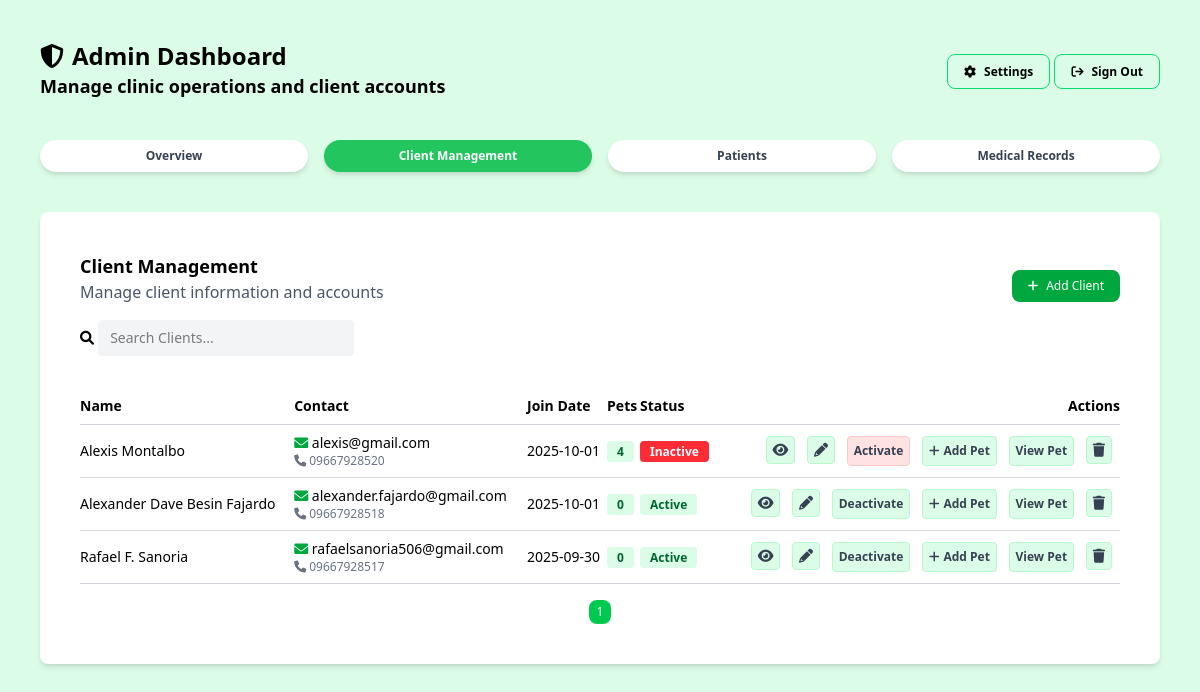
The app's page /admin/client-management.php (signed in), older data.
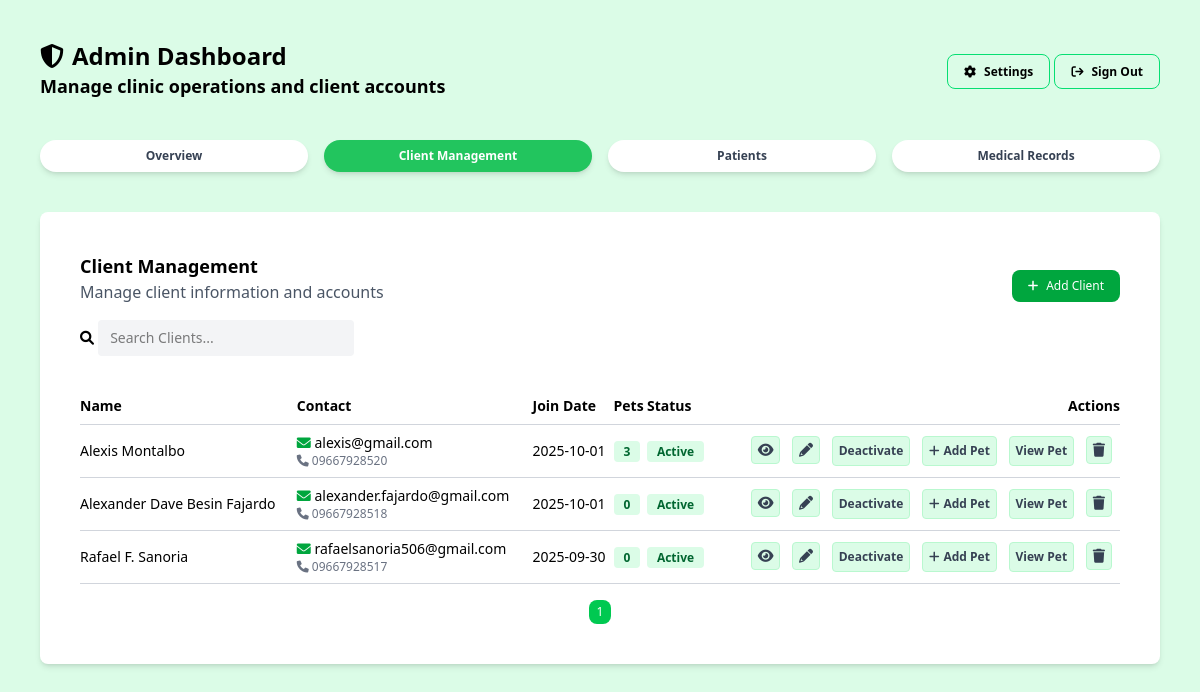
The same page, newer data.
### tables this page shows
CREATE TABLE `owners` (
  `id` bigint(20) NOT NULL,
  `user_id` bigint(20) DEFAULT NULL,
  `name` text NOT NULL,
  `email` text DEFAULT NULL,
  `phone` varchar(32) DEFAULT NULL,
  `emergency` varchar(32) DEFAULT NULL,
  `address` longtext NOT NULL,
  `created_at` timestamp NOT NULL DEFAULT current_timestamp(),
  `status` enum('Active','Inactive') NOT NULL DEFAULT 'Active'
);

### helpers/fetch.php (called while the page is built, shortened)
<?php
function fetchAllData(PDO $pdo, string $query, array $params = []): array
{
    $stmt = $pdo->prepare($query);
    $stmt->execute($params);
    return $stmt->fetchAll(PDO::FETCH_ASSOC);
}

### admin/client-management.php (the view, shortened to what the changed rows need)
<?php
include_once __DIR__ . '/../config/config.php';
require_once __DIR__ . '/../helpers/fetch.php';
?>
<!DOCTYPE html>
<html lang="en">
<head>
    <link rel="stylesheet" href="../assets/css/output.css">
    <link rel="stylesheet" href="../assets/css/global.css">
    <link rel="stylesheet" href="https://cdnjs.cloudflare.com/ajax/libs/font-awesome/6.0.0-beta3/css/all.min.css">
</head>
<body class="bg-green-100 w-full min-h-screen overflow-y-auto">
    <?php include_once '../includes/admin-header.php'; ?>
    <main class="p-10 max-w-[1400px] mx-auto">
        <section class="p-10 bg-white rounded-lg shadow-md">
            <table class="w-full border-collapse">
                <thead>
                    <tr class="text-sm text-left border-b border-gray-300">
                        <th class="font-semibold py-2">Name</th>
                        <th class="font-semibold py-2">Contact</th>
                        <th class="font-semibold py-2">Join Date</th>
                        <th class="font-semibold py-2">Pets</th>
                        <th class="font-semibold py-2">Status</th>
                        <th class="font-semibold py-2 text-right">Actions</th>
                    </tr>
                </thead>
                <tbody id="clientsBody">
                    <?php
                    $clients = fetchAllData($pdo, "SELECT
                                o.id AS owner_id,
                                o.user_id,
                                o.name,
                                o.email,
                                o.emergency,
                                o.phone,
                                o.created_at,
                                o.status,
                                o.address,
                                GROUP_CONCAT(p.name SEPARATOR ', ') AS pets,
                                COUNT(p.id) AS pet_count
                            FROM owners o
                            LEFT JOIN pets p ON o.id = p.owner_id
                            GROUP BY o.id ORDER BY o.created_at DESC
                            ");
                    $status = [
                        'Active' => ['bg' => 'bg-green-100', 'color' => 'text-green-800'],
                        'Inactive' => ['bg' => 'bg-red-500', 'color' => 'text-white']
                    ];
                    foreach ($clients as $client) {
                        $Type = $client['status'];
                        $typeinfo = $status[$Type] ?? ['color' => 'text-gray-700', 'bg' => 'bg-gray-200'];
                        echo '<tr class="border-b border-gray-300 hover:bg-green-50 text-sm text-left">';
                        echo '<td class="py-2">' . htmlspecialchars($client['name']) . '</td>';
                        echo '<td class="py-2 flex flex-col">' . '<span><i class="fa-solid fa-envelope text-green-600"></i>&nbsp;' . htmlspecialchars($client['email']) . '</span>' . '<span class="text-gray-500 text-xs"><i class="fa-solid fa-phone">&nbsp;</i>' . htmlspecialchars($client['phone']) . '</span></td>';
                        echo '<td class="py-2">' . date('Y-m-d', strtotime($client['created_at'])) . '</td>';
                        echo '<td class="py-2"><span class="bg-green-100 text-green-800 text-xs font-semibold px-2.5 py-0.5 rounded">' . $client['pet_count'] . '</span></td>';
                        echo '<td class="py-2"><span class="' . $typeinfo['bg'] . ' ' . $typeinfo['color'] . ' text-xs font-semibold px-2.5 py-0.5 rounded">' . $client['status'] . '</td>';
                        echo '<td class="py-2 text-right">
                            <button
                                data-modal="viewModal"
                                data-id="' . $client['owner_id'] . '"
                                data-name="' . htmlspecialchars($client['name'] ?? '') . '"
                                data-email="' . htmlspecialchars($client['email'] ?? '') . '"
                                data-phone="' . htmlspecialchars($client['phone'] ?? '') . '"
                                data-emergency="' . htmlspecialchars($client['emergency'] ?? '') . '"
                                data-created="' . date('Y-m-d', strtotime($client['created_at'])) . '"
                                data-address="' . htmlspecialchars($client['address'] ?? '') . '"
                                data-petcount="' . $client['pet_count'] . '"
                                class="open-modal fa-solid fa-eye cursor-pointer text-gray-700 mr-2 bg-green-100 p-1.5 border rounded border-green-200 hover:bg-green-300">
                            </button>
                            <button class="open-update-modal fa-solid fa-pencil-alt cursor-pointer text-gray-700 mr-2 bg-green-100 p-1.5 rounded border border-green-200 hover:bg-green-300"
                                data-id="' . $client['owner_id'] . '">
                            </button>';
                        if ($client['status'] === 'Inactive') {
                            echo '
    <button
        class="toggle-status-btn cursor-pointer text-gray-700 mr-2 bg-red-100 text-xs font-semibold p-1.5 rounded border border-red-200 hover:bg-red-300"
        data-id="' . $client['user_id'] . '"
        data-action="activate">
        Activate
    </button>';
                        } else {
                            echo '
    <button
        class="toggle-status-btn cursor-pointer text-gray-700 mr-2 bg-green-100 text-xs font-semibold p-1.5 rounded border border-green-200 hover:bg-green-300"
        data-id="' . $client['user_id'] . '"
        data-action="deactivate">
        Deactivate
    </button>';
                        }
                        echo '
                        <button
                            data-owner="' . $client['owner_id'] . '"
                            class="open-pet-modal text-gray-700 cursor-pointer mr-2 bg-green-100 text-xs font-semibold p-1.5 rounded border border-green-200 hover:bg-green-300">
                            <i class="fa-solid fa-plus mr-1"></i>Add Pet
                        </button>
                        <button
                            data-modal="viewPetModal"
                            data-owner="' . $client['owner_id'] . '"
                            class="open-modal text-gray-700 cursor-pointer mr-2 bg-green-100 text-xs font-semibold p-1.5 rounded border border-green-200 hover:bg-green-300">
                            View Pet
                        </button>
                        <button
                            class="open-delete-modal fa-solid fa-trash cursor-pointer text-gray-700 mr-2 bg-green-100 p-1.5 border rounded border-green-200 hover:bg-red-400"
                            data-id="' . $client['user_id'] . '"
                            data-name="' . htmlspecialchars($client['name']) . '">
                        </button>
                    </td>';
                        echo '</tr>';
                    }
                    ?>
                </tbody>
            </table>
        </section>
    </main>
</body>
</html>

Row changes from the older to the newer data that the page shows:
changed owners "Alexis Montalbo": pet_count "4" → "3"; status "Inactive" → "Active"; status "Activate" → "Deactivate"
